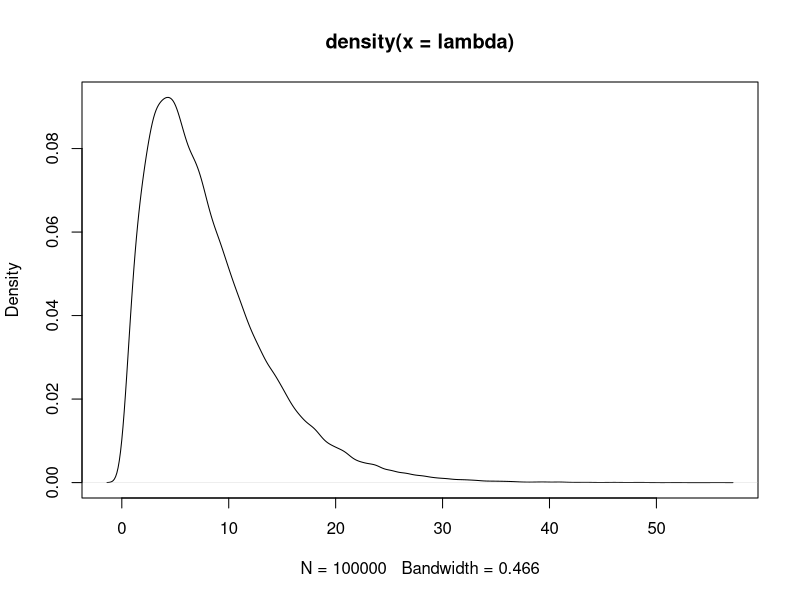
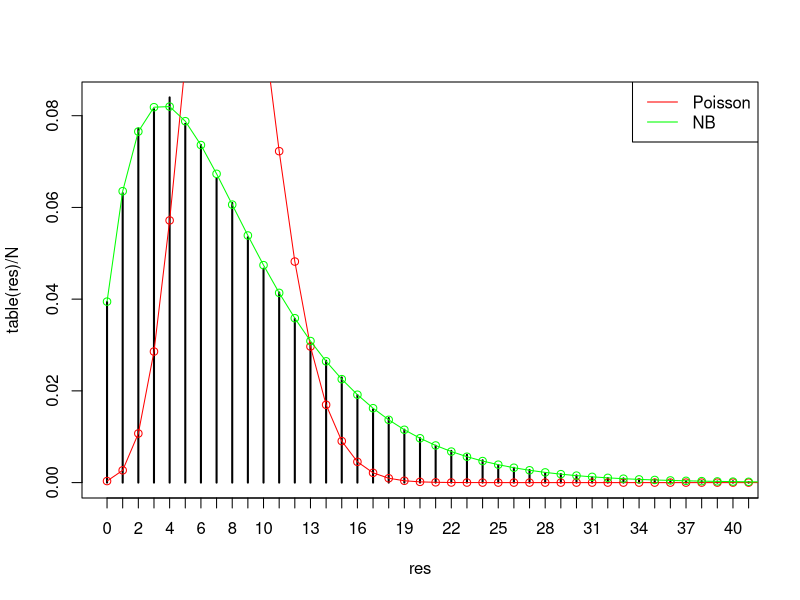

Here is the R script that generated these plots, in order:
N = 100000
lambda = rgamma(N, shape=2,scale = 4) 
#Plot of the Gamma
mean(lambda)#approx 8
plot(density(lambda))

res = rpois(N, lambda) #Poissonians with rate according to random variable
#Plot of the resulting mixed distribution
plot(table(res)/N, xlim = c(0,40))
mu = mean(res) #approx 8

#Fit of a poissian
xs = 0:42
points(xs, dpois(xs, lambda=(mu)), col='red')
lines(xs, dpois(xs, lambda=(mu)), col='red')


phi=2
mu = mean(res)
v = var(res)
phi = mu^2/(v-mu) #approx 2
#phi = 1e8 same as poisson
points(xs,dnbinom(xs, mu = mu, size=phi), col='green')
lines(xs,dnbinom(xs, mu = mu, size=phi), col='green')
legend('topright', legend = c('Poisson', 'NB'), col=c('red', 'green'), lty=c(1,1))
